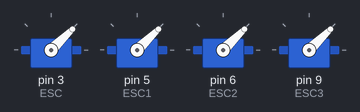
Recording of a sketch running on a simulated Arduino Uno, built with avr-gcc and run on an emulated ATmega328P. Parts: 4 × servo. No radio packets arrive unless stated; what the sketch prints to the serial monitor is not drawn.

Above: at 0.1 s.
At 2.1 s:
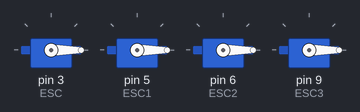
Timing chart, 0 to 3.6 s (numbered marks = the images above):
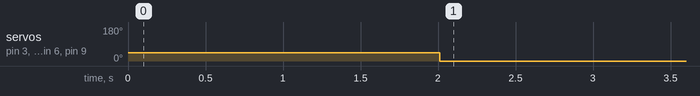

Measured:
- by itself, servo on pin 3 (ESC), servo on pin 5 (ESC1), servo on pin 6 (ESC2), servo on pin 9 (ESC3): 44° → 0° at 2.0 s

The sketch:

test_RX_2.ino
```cpp
/*
 * https://maniacbug.github.io/RF24/classRF24.html
 *
 * VCC - 3.3v
 * GND - GND
 * CSN - 8
 * CE - 7
 * SCK - 13
 * MOSI - 11
 * MISO - 12
 */

#include <SPI.h>
#include <nRF24L01.h>
#include <RF24.h>
#include <Servo.h>
int delayValue = 1000;
int delayValue1 = 1300;

RF24 radio(7, 8); // CE, CSN
const byte diachi[6] = "12345";
Servo ESC;
Servo ESC1;
Servo ESC2;
Servo ESC3;
int data;
int Data0;

unsigned short wait_temp = 500;
unsigned long pretime_temp;


void setup()
{
  Serial.begin(9600);

  if (!radio.begin())
  {
    Serial.println("Module không khởi động được...!!");
    while (1) {}
  }

  radio.openReadingPipe(1, diachi);
  //Lệnh openReadingPipe có số đường truyền từ 0-5
  //Nhưng đường 0 đã được dùng cho ghi (mặc định)
  //Vì vậy chỉ dùng 1-5, nếu dùng không sẽ bị chồng lấn
  //Mở 1 kênh có địa chỉ 12345 trên đường truyền 1
  //kênh này chỉ đọc data trên địa chỉ 12345
  radio.setPALevel(RF24_PA_MAX);
  radio.setChannel(80);
  radio.setDataRate(RF24_1MBPS);
  radio.startListening();

  if (!radio.available())
  {
    Serial.println("Chưa kết nối được với TX...!!");
    Serial.println("CHỜ KẾT NỐI.......");
  }
  ESC.attach(3);
  ESC1.attach(5);
  ESC2.attach(6);
  ESC3.attach(9);
  ESC.writeMicroseconds(delayValue);
  ESC1.writeMicroseconds(delayValue);
  ESC2.writeMicroseconds(delayValue);
  ESC3.writeMicroseconds(delayValue);
  delay(2000);
}

void loop()
{
  if ((millis() - pretime_temp) >= wait_temp) {radio.read(&data, sizeof(data));  Serial.println(data); pretime_temp = millis();}


    if (data == 1) {
  Data0 = 1000;
} else if (data == 2) {
  Data0 = 1200;
} else if (data == 3) {
  Data0 = 1300;
} else { // Trường hợp không khớp với bất kỳ giá trị nào
  Data0 = 0;
}


  ESC.writeMicroseconds(Data0);
  ESC1.writeMicroseconds(Data0);
  ESC2.writeMicroseconds(Data0);
  ESC3.writeMicroseconds(Data0);
}
```
